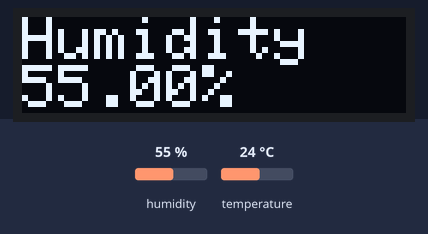
Simulated run of this sketch. Board: ESP8266 (NodeMCU). Parts: 128×32 one-colour display. The test bench sets the inputs (shaded band); at power-on: humidity 55 %, temperature 24 °C. What the sketch prints to the serial monitor is not drawn.

Above: at 2.2 s.
2.3 s: humidity set to 22 %
At 5.9 s:
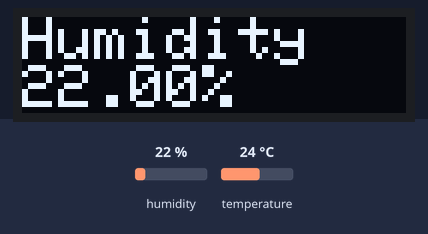
11.6 s: temperature set to 12 °C
At 16.5 s:
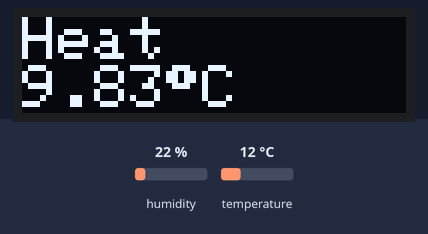
18.6 s: humidity set to 40 %
At 21.7 s:
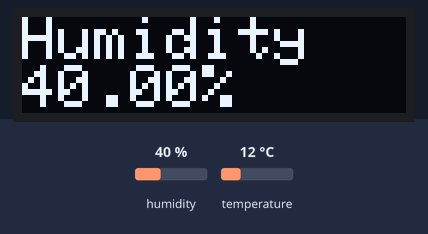
24.7 s: temperature set to 19 °C
At 28.0 s:
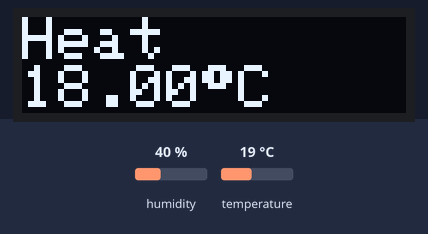
Timing chart, 0 to 29.5 s (numbered marks = the images above; inputs shaded):
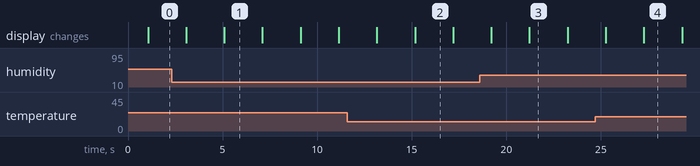

Measured:
- after the input at 2.3 s, the display: first differs from a run without the input after 2.8 s (image 1)
- after the input at 11.6 s, the display: first differs from a run without the input after 3.6 s (image 2)
- after the input at 18.6 s, the display: first differs from a run without the input after 2.6 s (image 3)
- after the input at 24.7 s, the display: first differs from a run without the input after 2.6 s (image 4)
- what the display in image 1 shows lasts 2.0 s, from 5.1 s to 7.1 s

The sketch:

humidity.ino
```cpp
#include "DHT.h"
#include <Wire.h>
#include <Adafruit_GFX.h>
#include <Adafruit_SSD1306.h>

// Humid. sensor settings
#define dhtPin D6
#define DHTYPE DHT22

DHT dht(dhtPin, DHTYPE);

long BR = 9600;

// OLED sensor settings
#define SCREEN_WIDTH 128
#define SCREEN_HEIGHT 32
#define OLED_RESET -1 // Share with Arduino Reset pin
Adafruit_SSD1306 display(SCREEN_WIDTH, SCREEN_HEIGHT, &Wire, OLED_RESET);

void setup() {
  Serial.begin(BR);
  Serial.setTimeout(2000);
  while(!Serial);
  dht.begin();
  Serial.println("DHT sensor has started.");

  if (!display.begin(SSD1306_SWITCHCAPVCC, 0x3C)) {
    Serial.println(F("Could not detect OLED."));
    for(;;); // Loop forever, block code
  }

  // Render initial text on OLED
  display.clearDisplay();
  display.setTextSize(2);
  display.setTextColor(WHITE);
  display.setCursor(0,0); // Set origin to top left
  display.cp437(true); // Enable Code Page 437 (Combination of UTF8 and ASCII) font.
  display.display();
  delay(1000);
}

void loop() {
  float h = dht.readHumidity();
  float tempCel = dht.readTemperature();
  float tempFah = dht.readTemperature(true);

  if (isnan(h) || isnan(tempCel) || isnan(tempFah)) {
    Serial.println("Failed to retrieve from DHT sensor.");
    return;
  }

  float hic = dht.computeHeatIndex(tempCel, h, false);
  float hif = dht.computeHeatIndex(tempFah, h);

  // Serial.print("Humidity: ");
  // Serial.print(h);
  // Serial.println("%");

  // Serial.print("Temperature (C): ");
  // Serial.print(tempCel);
  // Serial.println("'C");

  // Serial.print("Temperature(F): ");
  // Serial.print(tempFah);
  // Serial.println("'F");

  display.clearDisplay();
  display.setTextSize(2);
  display.setTextColor(WHITE);
  display.setCursor(0,0); // Set origin to top left
  delay(1);
  display.cp437(true); // Enable Code Page 437 (Combination of UTF8 and ASCII) font.
    display.print("Humidity\n");
    display.print(h);
    display.print("%");
  display.display();
  delay(2000);

  display.clearDisplay();
  display.setTextSize(2);
  display.setTextColor(WHITE);
  display.setCursor(0,0); // Set origin to top left
  delay(1);
  display.cp437(true); // Enable Code Page 437 (Combination of UTF8 and ASCII) font.
    display.print("Heat\n");
    display.print(hic);
    display.write(248); // Degree circle in extended ASCII
    display.print("C");
  display.display();
  delay(2000);
  }
```
